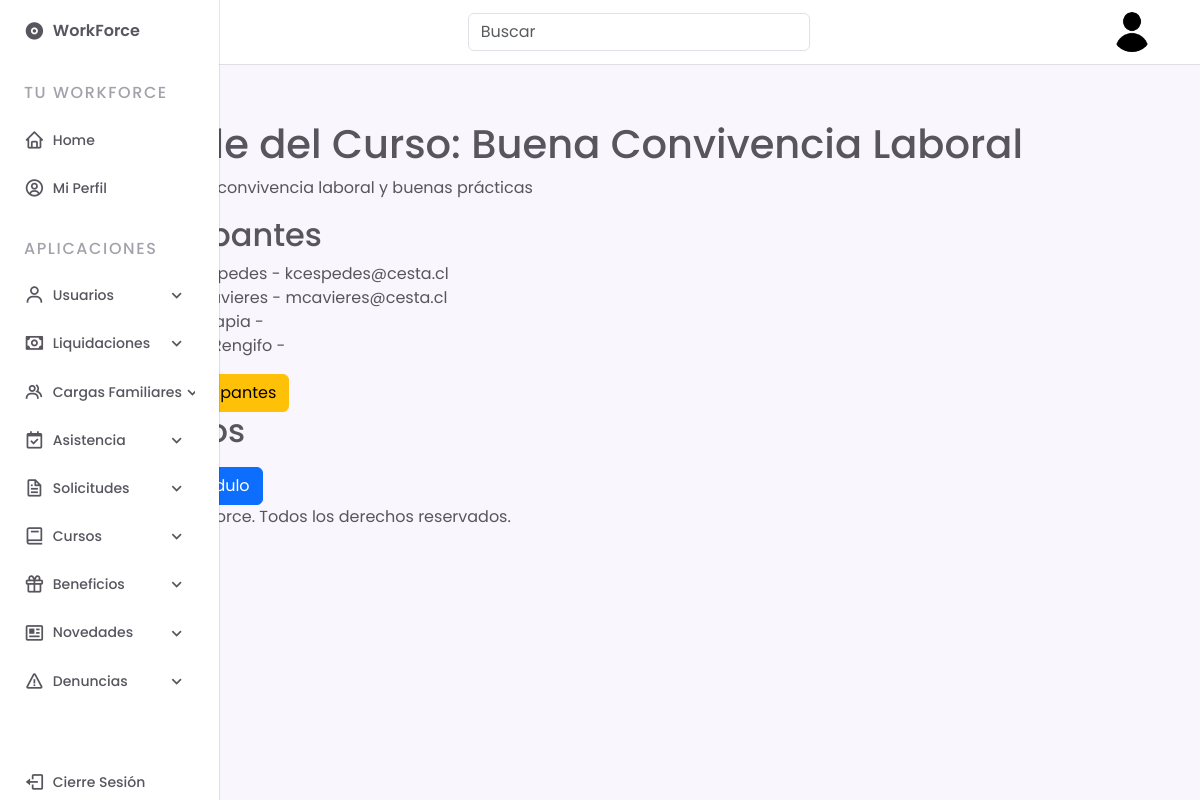
Screenshot of /gestiones/cursos/1/ (signed in) with the database file from the repository.
### gestiones/models.py (models this page shows, shortened)
class Curso(models.Model):
    nombre = models.CharField(max_length=255)
    descripcion = models.TextField()
    supervisor = models.ForeignKey(User, on_delete=models.CASCADE)
    participantes = models.ManyToManyField(User, related_name='cursos')

class CustomUser(AbstractUser):
    empresa = models.ForeignKey(Empresa, on_delete=models.CASCADE, null=True, blank=True)
    area = models.ForeignKey(Area, on_delete=models.SET_NULL, null=True, blank=True)
    cargo = models.CharField(max_length=255, blank=True, null=True)
    fecha_contratacion = models.DateField(blank=True, null=True)
    foto_perfil = models.ImageField(upload_to='fotos_perfil/', null=True, blank=True)
    telefono = models.CharField(max_length=15, null=True, blank=True)
    fecha_nacimiento = models.DateField(null=True, blank=True)
    direccion = models.CharField(max_length=255, blank=True, null=True)
    salud = models.CharField(max_length=30, choices=[
        ('fonasa', 'Fonasa'),
        ('banmedica', 'Banmédica'),
        ('colmena', 'Colmena Golden Cross'),
        ('consalud', 'Consalud'),
        ('cruzblanca', 'CruzBlanca'),
        ('esencial', 'Esencial'),
        ('masvida', 'Nueva Masvida'),
        ('vidatres', 'Vida Tres'),
    ], blank=True, null=True)
    afp = models.CharField(max_length=30, choices=[
        ('capital', 'AFP Capital'),
        ('cuprum', 'AFP Cuprum'),
        ('habitat', 'AFP Habitat'),
        ('modelo', 'AFP Modelo'),
        ('planvital', 'AFP Planvital'),
        ('provida', 'AFP Provida'),
        ('uno', 'AFP Uno'),
    ], blank=True, null=True)
    horario_asignado = models.CharField(max_length=20, choices=[
        ('8:00-17:30', '8:00 a 17:30'),
        ('9:00-18:30', '9:00 a 18:30'),
        ('21:00-8:00', '21:00 a 8:00'),
        ('otro', 'Otro'),
    ], null=True, blank=True)
    rut = models.CharField(max_length=12, unique=True, null=True, blank=True)

### gestiones/views.py (the view)
# urls.py: path('cursos/<int:curso_id>/', views.detalle_curso, name='detalle_curso'),
@login_required
def detalle_curso(request, curso_id):
    curso = get_object_or_404(Curso, id=curso_id)
    modulos = curso.modulos.all()
    participantes = curso.participantes.all()
    return render(request, 'gestiones/cursos/detalle_curso.html', {
        'curso': curso,
        'modulos': modulos,
        'participantes': participantes,
    })

### core/templatetags/custom_tags.py (called while the page is built)
@register.filter
def is_supervisor(user):
    return user.groups.filter(name='supervisores').exists()

### gestiones/templates/gestiones/cursos/detalle_curso.html (shortened to what this page needs)
{% extends "base.html" %}
{% block content %}
<div class="container mt-5">
    <h1>Detalle del Curso: {{ curso.nombre }}</h1>
    <p>{{ curso.descripcion }}</p>
    <h2>Participantes</h2>
    <ul>
        {% for participante in participantes %}
        <li>{{ participante.first_name }} {{ participante.last_name }} - {{ participante.email }}</li>
        {% endfor %}
    </ul>
    <a href="{% url 'editar_participantes' curso.id %}" class="btn btn-warning">Editar Participantes</a>
    <h2>Módulos</h2>
    <a href="{% url 'agregar_modulo' curso.id %}" class="btn btn-primary">Agregar Módulo</a>
</div>
{% endblock %}

### static/css/styles_home.css (style rules this page uses)
:root { --header-height: 3.5rem; --nav-width: 219px; --first-color: #6923D0; --first-color-light: #F4F0FA; --title-color: #19181B; --text-color: #58555E; --text-color-light: #A5A1AA; --body-color: #F9F6FD; --container-color: #FFFFFF; --body-font: 'Poppins', sans-serif; --normal-font-size: .938rem; --small-font-size: .75rem; --smaller-font-size: .75rem; --font-medium: 500; --font-semi-bold: 600; --z-fixed: 100; }
@media screen and (min-width: 1024px) { :root { --normal-font-size: 1rem; --small-font-size: .875rem; --smaller-font-size: .813rem; } }
body { margin: var(--header-height) 0 0 0; padding: 1rem 1rem 0; font-family: var(--body-font); font-size: var(--normal-font-size); background-color: var(--body-color); color: var(--text-color); }
a { text-decoration: none; }
@media screen and (min-width: 768px) { body { padding: 1rem 3rem 0 6rem; } }

### rows the page displays
Curso: nombre "Buena Convivencia Laboral", descripcion "Gestión de la convivencia laboral y buenas prácticas"
CustomUser: last_name "Céspedes", email "kcespedes@cesta.cl"
CustomUser: last_name "Cavieres", email "mcavieres@cesta.cl"
CustomUser: last_name "Tapia"
CustomUser: last_name "Rengifo"
